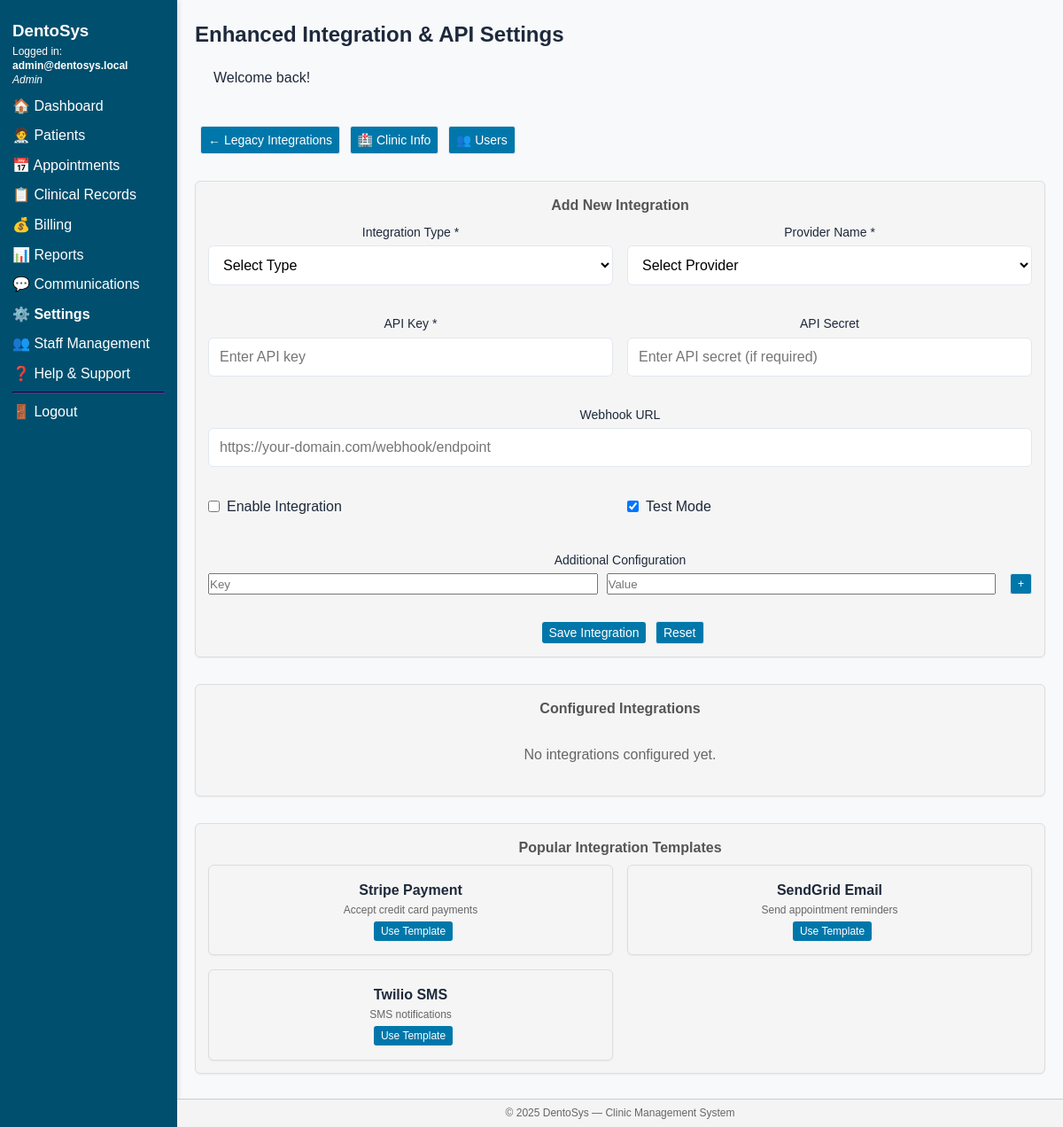
The page /pages/settings/integrations.php (signed in) on the database as committed earlier.
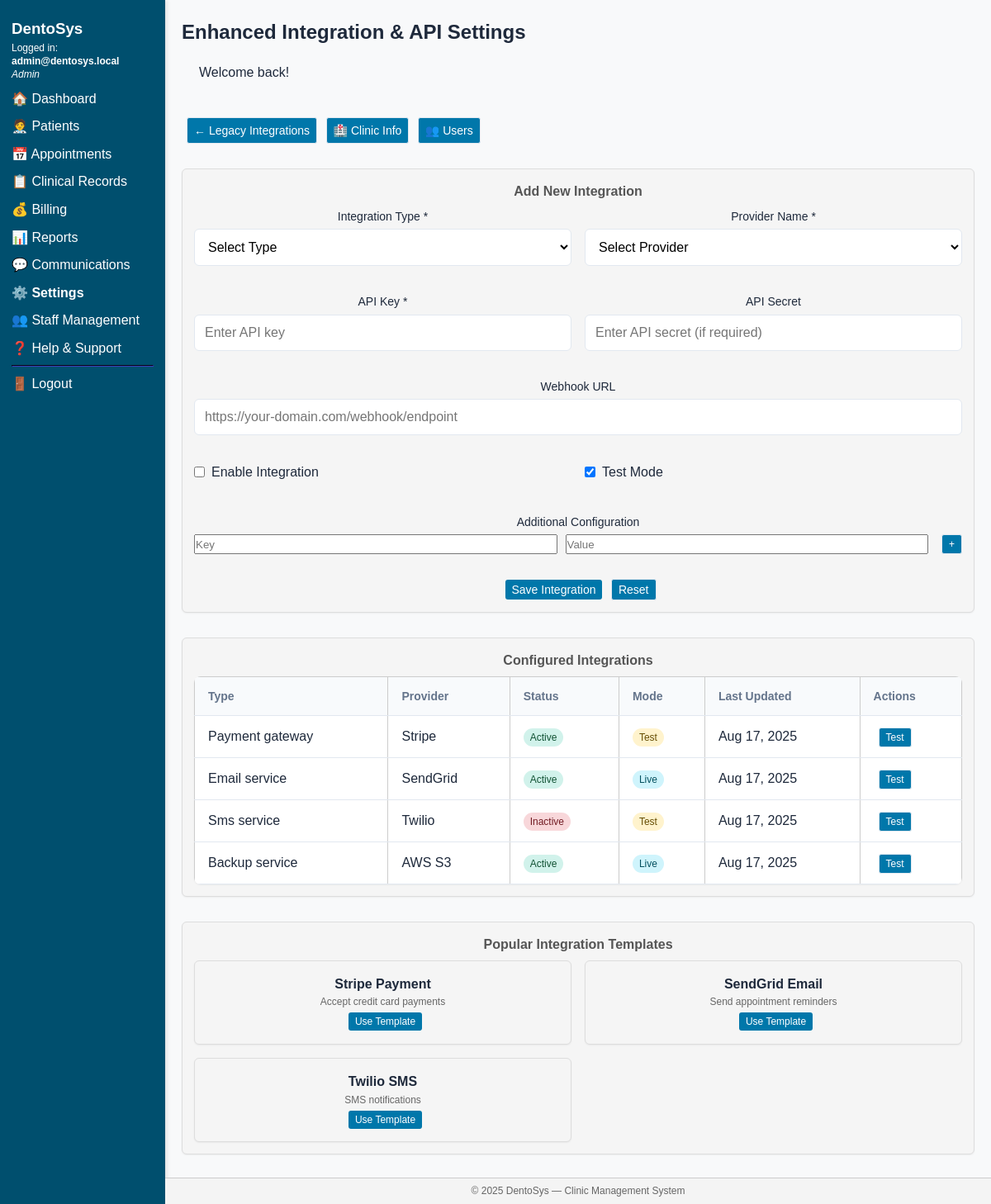
The same page on the database as committed later.
### tables this page shows
CREATE TABLE `IntegrationSettings` (
  `setting_id` int(11) NOT NULL AUTO_INCREMENT,
  `integration_type` enum('payment_gateway','email_service','sms_service','calendar_sync','backup_service') NOT NULL,
  `provider_name` varchar(100) NOT NULL,
  `api_key` varchar(255) DEFAULT NULL,
  `api_secret` varchar(255) DEFAULT NULL,
  `webhook_url` varchar(255) DEFAULT NULL,
  `is_active` boolean DEFAULT FALSE,
  `test_mode` boolean DEFAULT TRUE,
  `configuration` json DEFAULT NULL,
  `created_at` timestamp DEFAULT current_timestamp(),
  `updated_at` timestamp DEFAULT current_timestamp() ON UPDATE current_timestamp(),
  PRIMARY KEY (`setting_id`),
  UNIQUE KEY `unique_integration` (`integration_type`, `provider_name`)
);

### pages/settings/integrations.php (the view, shortened to what the changed rows need)
<?php
require_once BASE_PATH . '/includes/functions.php';
$conn->query("
CREATE TABLE IF NOT EXISTS IntegrationSettings (
    setting_id INT AUTO_INCREMENT PRIMARY KEY,
    integration_type ENUM('payment_gateway', 'email_service', 'sms_service', 'calendar_sync', 'backup_service') NOT NULL,
    provider_name VARCHAR(100) NOT NULL,
    api_key VARCHAR(255),
    api_secret VARCHAR(255),
    webhook_url VARCHAR(255),
    is_active BOOLEAN DEFAULT FALSE,
    test_mode BOOLEAN DEFAULT TRUE,
    configuration JSON,
    created_at TIMESTAMP DEFAULT CURRENT_TIMESTAMP,
    updated_at TIMESTAMP DEFAULT CURRENT_TIMESTAMP ON UPDATE CURRENT_TIMESTAMP,
    UNIQUE KEY unique_integration (integration_type, provider_name)
)
");
$integrations = $conn->query("SELECT * FROM IntegrationSettings ORDER BY integration_type, provider_name");
include BASE_PATH . '/templates/header.php';
?>
<main>
    <h2>Enhanced Integration & API Settings</h2>
    <div class="card">
        <h3>Configured Integrations</h3>
        <?php if ($integrations->num_rows === 0): ?>
            <p style="text-align: center; color: #666; padding: 20px;">No integrations configured yet.</p>
        <?php else: ?>
            <table class="table">
                <thead>
                    <tr>
                        <th>Type</th>
                        <th>Provider</th>
                        <th>Status</th>
                        <th>Mode</th>
                        <th>Last Updated</th>
                        <th>Actions</th>
                    </tr>
                </thead>
                <tbody>
                    <?php while ($integration = $integrations->fetch_assoc()): ?>
                        <tr>
                            <td>
                                <?= ucfirst(str_replace('_', ' ', $integration['integration_type'])); ?>
                            </td>
                            <td><?= htmlspecialchars($integration['provider_name']); ?></td>
                            <td>
                                <span class="badge badge-<?= $integration['is_active'] ? 'success' : 'danger'; ?>">
                                    <?= $integration['is_active'] ? 'Active' : 'Inactive'; ?>
                                </span>
                            </td>
                            <td>
                                <span class="badge badge-<?= $integration['test_mode'] ? 'warning' : 'primary'; ?>">
                                    <?= $integration['test_mode'] ? 'Test' : 'Live'; ?>
                                </span>
                            </td>
                            <td><?= date('M d, Y', strtotime($integration['updated_at'])); ?></td>
                            <td>
                                <form method="post" style="display: inline;">
                                    <button type="submit" class="btn btn-sm btn-outline">Test</button>
                                </form>
                            </td>
                        </tr>
                    <?php endwhile; ?>
                </tbody>
            </table>
        <?php endif; ?>
    </div>
</main>
<?php include BASE_PATH . '/templates/footer.php'; ?>

Rows that differ between the two databases and show on the page:
added integrationsettings: integration_type "Payment gateway", provider_name "Stripe", is_active "Active", test_mode "Test", updated_at "Aug 17, 2025"
added integrationsettings: integration_type "Email service", provider_name "SendGrid", is_active "Active", test_mode "Live", updated_at "Aug 17, 2025"
added integrationsettings: integration_type "Sms service", provider_name "Twilio", is_active "Inactive", test_mode "Test", updated_at "Aug 17, 2025"
added integrationsettings: integration_type "Backup service", provider_name "AWS S3", is_active "Active", test_mode "Live", updated_at "Aug 17, 2025"
Other text that changed with them:
text no longer shown: "No integrations configured yet."
text now shown: "Type Provider Status Mode Last Updated Actions"
